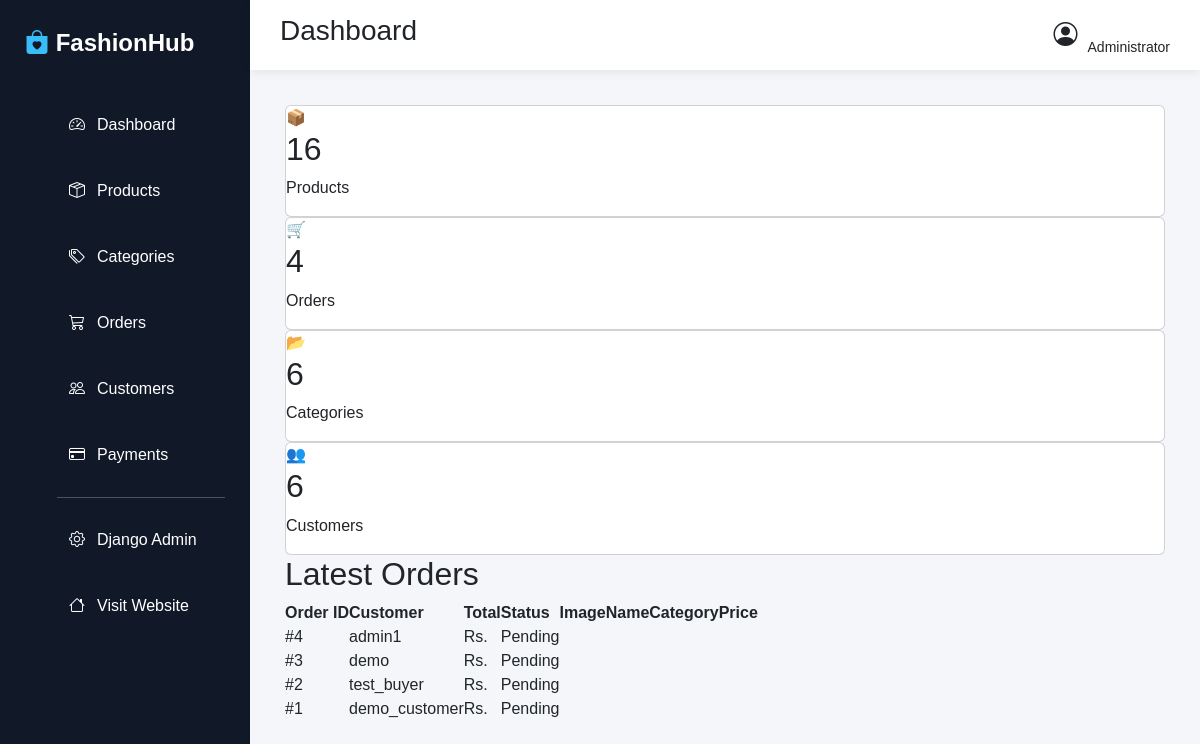
Page /dashboard/ on the earlier database version.
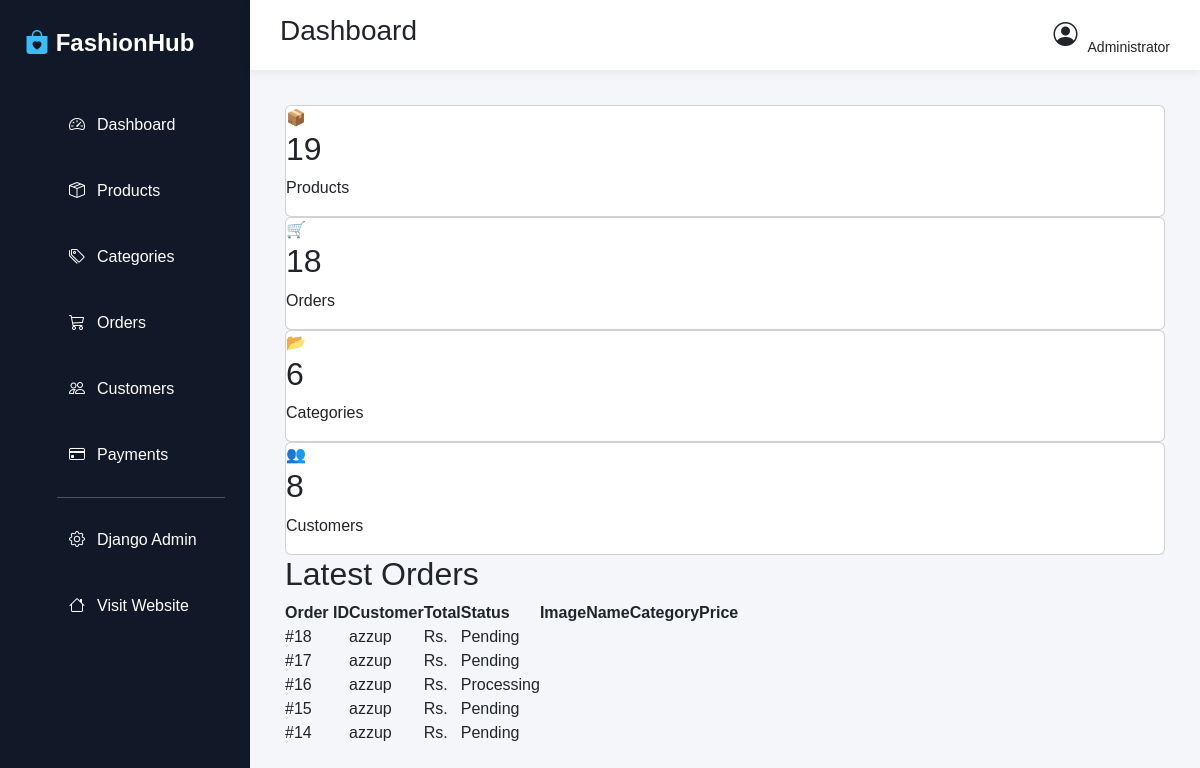
Same page on the later database version.
### orders/models.py (models this page shows, shortened)
class Order(models.Model):
    PAYMENT_METHOD_CHOICES = (
        ('COD', 'Cash on Delivery'),
    )
    PAYMENT_STATUS_CHOICES = (
        ('Pending', 'Pending (Pay on Delivery)'),
        ('Paid', 'Paid'),
    )
    STATUS_CHOICES = (
        ('Pending', 'Pending'),
        ('Processing', 'Processing'),
        ('Shipped', 'Shipped'),
        ('Delivered', 'Delivered'),
        ('Cancelled', 'Cancelled'),
    )
    user = models.ForeignKey(
        User,
        on_delete=models.SET_NULL,
        null=True,
        blank=True,
        related_name='orders'
    )
    order_number = models.CharField(max_length=50, unique=True, editable=False)
    full_name = models.CharField(max_length=100)
    email = models.EmailField()
    phone = models.CharField(max_length=20)
    address_line1 = models.CharField(max_length=255)
    address_line2 = models.CharField(max_length=255, blank=True, null=True)
    city = models.CharField(max_length=100)
    state = models.CharField(max_length=100)
    postal_code = models.CharField(max_length=20)
    total_amount = models.DecimalField(max_digits=10, decimal_places=2)
    shipping_fee = models.DecimalField(max_digits=10, decimal_places=2, default=0.00)
    grand_total = models.DecimalField(max_digits=10, decimal_places=2)
    payment_method = models.CharField(max_length=50, choices=PAYMENT_METHOD_CHOICES, default='COD')
    payment_status = models.CharField(max_length=20, choices=PAYMENT_STATUS_CHOICES, default='Pending')
    status = models.CharField(max_length=20, choices=STATUS_CHOICES, default='Pending')
    created_at = models.DateTimeField(auto_now_add=True)
    updated_at = models.DateTimeField(auto_now=True)
    class Meta:
        ordering = ['-created_at']

### admin_dashboard/views.py (the view)
# urls.py: path("", views.dashboard, name="dashboard"),
def dashboard(request):
    latest_orders = Order.objects.order_by("-id")[:5]
    latest_products = Product.objects.order_by("-id")[:5]
    context = {
        "product_count": Product.objects.count(),
        "category_count": Category.objects.count(),
        "order_count": Order.objects.count(),
        "user_count": User.objects.count(),
        "latest_orders": latest_orders,
        "latest_products": latest_products,
    }
    return render(request, "admin_dashboard/dashboard.html", context)

### cart/context_processors.py (called while the page is built)
def cart_context(request):
    cart_item_count = 0
    if request.user.is_authenticated:
        cart = Cart.objects.filter(user=request.user).first()
        if cart:
            cart_item_count = sum(item.quantity for item in cart.items.all())
    return {
        'cart_item_count': cart_item_count,
    }

### admin_dashboard/templates/admin_dashboard/dashboard.html
{% extends 'admin_dashboard/base.html' %}
{% block content %}
<div class="dashboard-cards">
    <div class="card">
        <div class="icon">📦</div>
        <div class="info">
            <h2>{{ product_count }}</h2>
            <p>Products</p>
        </div>
    </div>
    <div class="card">
        <div class="icon">🛒</div>
        <div class="info">
            <h2>{{ order_count }}</h2>
            <p>Orders</p>
        </div>
    </div>
    <div class="card">
        <div class="icon">📂</div>
        <div class="info">
            <h2>{{ category_count }}</h2>
            <p>Categories</p>
        </div>
    </div>
    <div class="card">
        <div class="icon">👥</div>
        <div class="info">
            <h2>{{ user_count }}</h2>
            <p>Customers</p>
        </div>
    </div>
</div>
<div class="table-card">
    <div class="table-header">
        <h2>Latest Orders</h2>
    </div>
    <table class="dashboard-table">
        <thead>
            <tr>
                <th>Order ID</th>
                <th>Customer</th>
                <th>Total</th>
                <th>Status</th>
                <th>Image</th>
                <th>Name</th>
                <th>Category</th>
                <th>Price</th>
            </tr>
        </thead>
        <tbody>
        {% for order in latest_orders %}
        <tr>
            <td>#{{ order.id }}</td>
            <td>{{ order.user.username }}</td>
            <td>Rs. {{ order.total_price }}</td>
            <td>
                <span class="status {{ order.status|lower }}">
                    {{ order.status }}
                </span>
            </td>
        </tr>
        {% empty %}
        <tr>
            <td colspan="4">
                No orders found.
            </td>
        </tr>
        {% endfor %}
        </tbody>
    </table>
</div>
{% endblock %}

Differences in the rows shown:
no longer on this page (row unchanged): Order: id "4", user.username "admin1", status "Pending"
no longer on this page (row unchanged): Order: id "3", user.username "demo", status "Pending"
no longer on this page (row unchanged): Order: id "2", user.username "test_buyer", status "Pending"
no longer on this page (row unchanged): Order: id "1", user.username "demo_customer", status "Pending"
added Order: id "18", user.username "azzup", status "Pending"
added Order: id "17", user.username "azzup", status "Pending"
added Order: id "16", user.username "azzup", status "Processing"
added Order: id "15", user.username "azzup", status "Pending"
added Order: id "14", user.username "azzup", status "Pending"
Other differences:
{{ product_count }}: "16" → "19"
{{ order_count }}: "4" → "18"
{{ user_count }}: "6" → "8"
